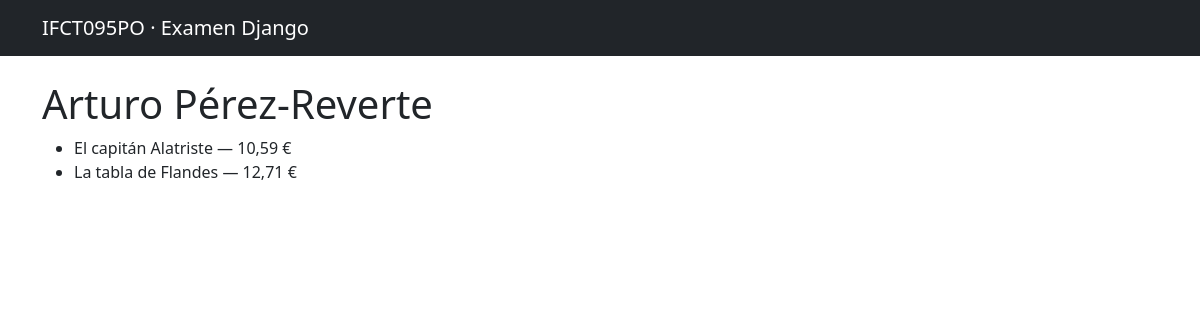
Page /autor/11/libros/ on the committed database.
### biblioteca/models.py (models this page shows, shortened)
class Autor(models.Model):
    nombre = models.CharField(max_length=150)
    email = models.EmailField(max_length=150, unique=True)
    activo = models.BooleanField(default=True)

class Libro(models.Model):
    titulo = models.CharField(max_length=300)
    autor = models.ForeignKey(Autor, on_delete=models.SET_NULL, null=True, blank=True)
    precio = models.DecimalField(max_digits=8, decimal_places=2)
    publicado = models.DateField(null=True, blank=True)
    autores_secundarios = models.ManyToManyField(
        Autor, related_name='libros_secundarios', blank=True
    )
    def precio_con_iva(self):
        return (self.precio * Decimal('1.21')).quantize(
            Decimal('0.01'), rounding=ROUND_HALF_UP
        )

### biblioteca/views.py (the view)
# urls.py: path('autor/<int:autor_id>/libros/', views.libros_por_autor, name='libros-por-autor'),
def libros_por_autor(request, autor_id):
    autor = get_object_or_404(Autor, pk=autor_id)
    libros = Libro.objects.filter(autor=autor, publicado__isnull=False)
    return render(
        request,
        'biblioteca/por_autor.html',
        {
            'autor': autor,
            'libros': libros,
        },
    )

### biblioteca/templates/biblioteca/por_autor.html (shortened to what this page needs)
{% extends "base.html" %}
{% block content %}
<h1>{{ autor.nombre }}</h1>
{% if libros %}
  <ul>
    {% for libro in libros %}
      <li>{{ libro.titulo }} &mdash; {{ libro.precio_con_iva }} &euro;</li>
    {% endfor %}
  </ul>
{% else %}
  <p>Este autor no tiene libros publicados.</p>
{% endif %}
{% endblock %}

### rows in the picture
Autor: nombre "Arturo Pérez-Reverte"
Libro: titulo "El capitán Alatriste", precio_con_iva "10,59"
Libro: titulo "La tabla de Flandes", precio_con_iva "12,71"
